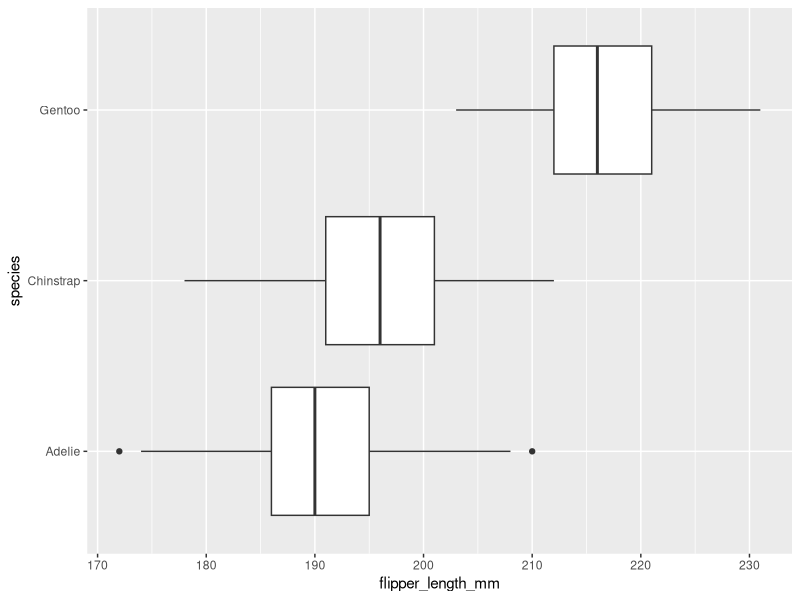
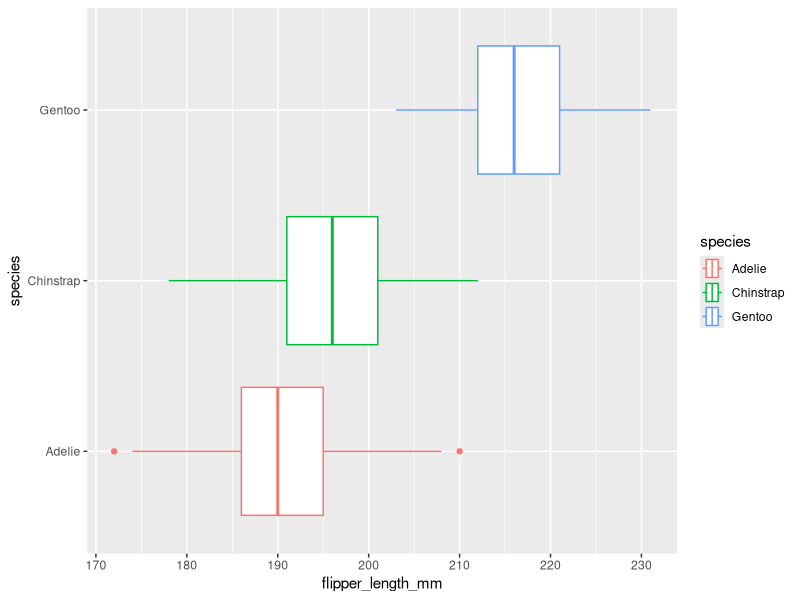
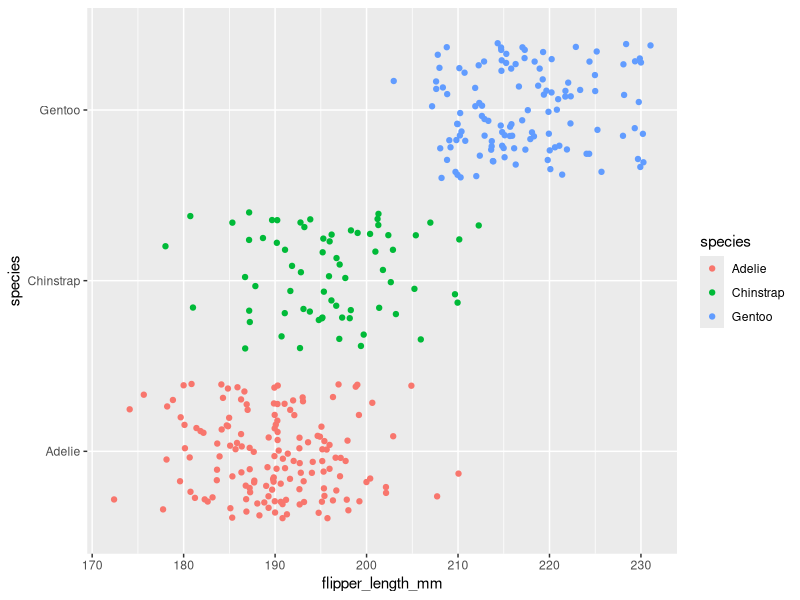

Source code (R) for these figures, in order:
## ---- chunk 1
knitr::opts_chunk$set(error = TRUE)
## ---- chunk 2
library(palmerpenguins)
penguins
## ---- chunk 3
library(ggplot2)
## ---- chunk 4
ggplot(data = penguins, mapping = aes(x = flipper_length_mm, y = species)) +
  geom_boxplot()
## ---- chunk 5
ggplot(data = penguins, mapping = aes(x = flipper_length_mm, y = species, color=species)) +
  geom_boxplot()
## ---- chunk 6
ggplot(data = penguins, mapping = aes(x = flipper_length_mm, y = species,color= species)) +
  geom_jitter()
## ---- chunk 7

## ---- chunk 8

## ---- chunk 9

## ---- chunk 10

## ---- chunk 11

## ---- chunk 12

## ---- chunk 13

## ---- chunk 14
